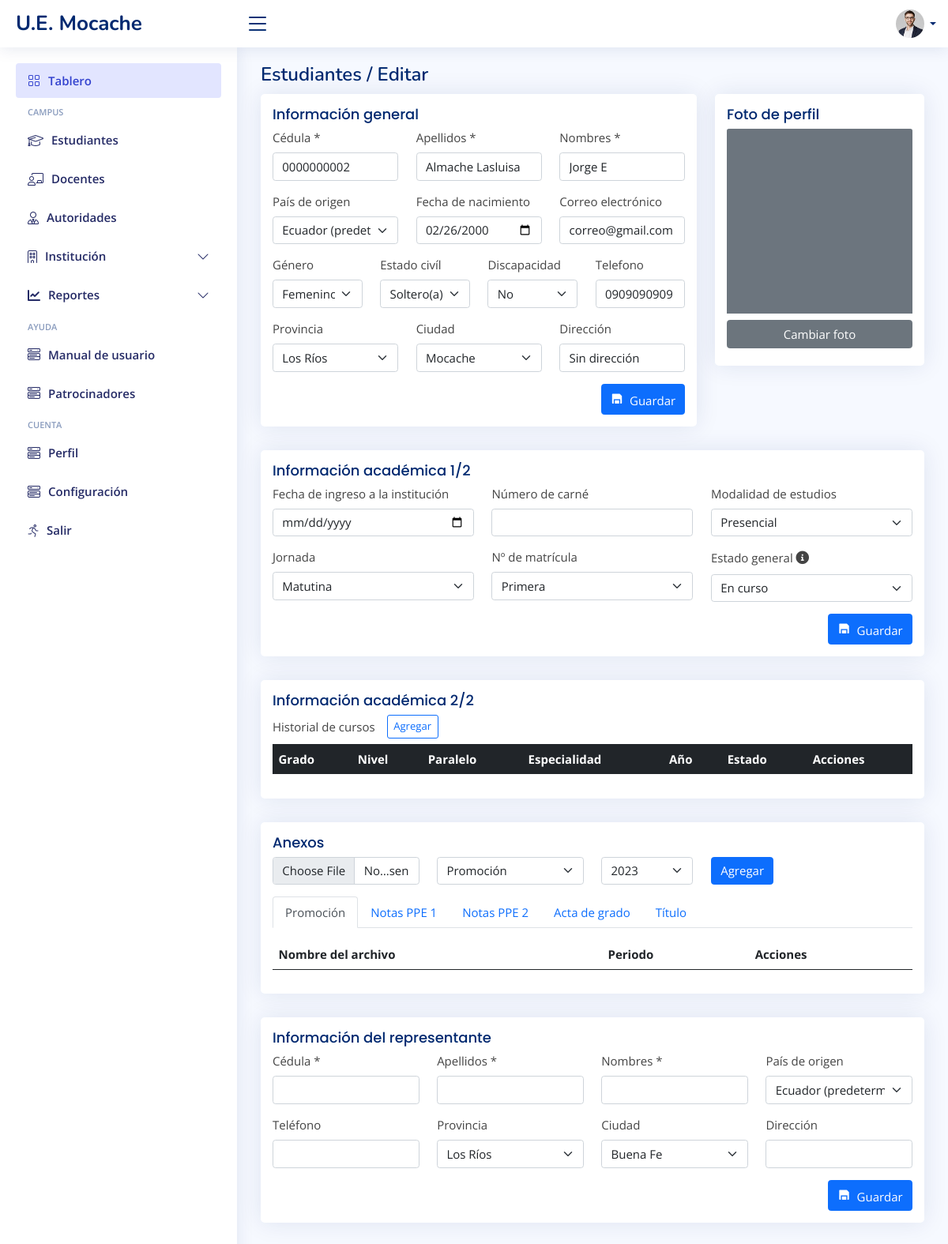
The page /editar-estudiante/2 on the database its author committed.
### Modelos/models.py (models this page shows)
class Estudiante(models.Model):
    cedula = models.CharField(max_length=13, null=False, blank=False) #requerido
    nombres = models.CharField(max_length=60, null=False, blank=False) #requerido
    apellidos = models.CharField(max_length=60, null=False, blank=False) #requerido
    foto_perfil = models.FileField(upload_to = "fotoEstudiantes/%Y", null=True, blank=True)
    pais = models.ForeignKey(Pais, on_delete=models.PROTECT, null=True)
    fecha_nacimiento = models.DateField(null=True, blank=True)
    genero = models.ForeignKey(Genero, on_delete=models.PROTECT, null=True)
    estado_civil = models.ForeignKey(EstadoCivil, on_delete=models.PROTECT, null=True)
    discapacidad = models.ForeignKey(Discapacidad, on_delete=models.PROTECT, null=True)
    correo = models.EmailField(max_length=100, null=True, blank=True)
    celular = models.CharField(max_length=10, null=True, blank=True)
    provincia = models.ForeignKey(Provincia, on_delete=models.PROTECT, null=True)
    ciudad = models.ForeignKey(Ciudad, on_delete=models.PROTECT, null=True)
    direccion = models.CharField(max_length=150, null=True, blank=True)
    eliminado = models.BooleanField(default=False)
    etnia = models.ForeignKey(Etnia, on_delete=models.PROTECT, null=True)

### Secretaria/views/pages.py (the view)
# urls.py: path('editar-estudiante/<int:id_estudiante>', sctr_pages.pageEditarEstudiante, name="editar-estudiante"),
def pageEditarEstudiante(request, id_estudiante):
    if request.method == 'GET':
        estudiante = Estudiante.objects.get(pk = int(id_estudiante))
        paises = Pais.objects.all()
        generos = Genero.objects.all()
        estados_civiles = EstadoCivil.objects.all()
        discapacidades = Discapacidad.objects.all()
        provincias = Provincia.objects.all()
        ciudades = Ciudad.objects.filter(provincia_id = estudiante.provincia.id)
        modalidad_estudios = list(ModalidadEstudio.objects.all().values())
        jornadas = list(Jornada.objects.all().values())
        numeroMatriculas = list(NumeroMatricula.objects.all().values())
        grados = list(Grado.objects.all().values())
        niveles = list(Nivel.objects.all().values())
        paralelos = list(Paralelo.objects.all().values())
        especialidades = list(Especialidad.objects.all().values())
        periodos = list(Periodo.objects.order_by('-id').values())
        estados = list(Estado.objects.all().values())
        tipos_anexos = list(TiposAnexo.objects.all().values())
        return render(request, 'estudiantes/estdnt_editar.html', {
            "estudiante": estudiante,
            "paises": paises,
            "generos": generos,
            "estados_civiles": estados_civiles,
            "discapacidades": discapacidades,
            "provincias": provincias,
            "ciudades": ciudades,
            "modalidad_estudios": modalidad_estudios,
            "jornadas": jornadas,
            "numeroMatriculas": numeroMatriculas,
            "grados": grados,
            "niveles": niveles,
            "paralelos": paralelos,
            "especialidades": especialidades,
            "periodos": periodos,
            "estados": estados,
            "tipos_anexos": tipos_anexos,
        })
    else:
        print("Este método sólo soporta una petición POST")

### Secretaria/templates/estudiantes/estdnt_editar.html (shortened to what this page needs)
{% extends 'estudiantes/estdnt_base.html' %}
{% load static %}
{% block estdnt_base_title_action %}
Editar
{% endblock estdnt_base_title_action %}
{% block estdnt_base_seccion_general %}
	<section class="col-12" id="seccion-info-general">
		<div class="row">
			<div class="col-8">
				<div class="card">
					<div class="card-body">
						<h5 class="card-title">Información general</h5>
						<form id="form-datos-generales" method="post">
							<div class="row">
								<div class="col-4 mb-3">
									<label for="inputCedula" class="form-label">Cédula *</label>
									<input type="text"
										value="{{ estudiante.cedula }}"
										class="form-control"
										id="inputCedula"
										name="inputCedula"
										maxlength="13"
										onkeypress="soloNumerosLetras(event)" required>
								</div>
								<div class="col-4 mb-3">
									<label for="inputApellidos" class="form-label">Apellidos *</label>
									<input type="text"
										value="{{ estudiante.apellidos }}"
										class="form-control"
										id="inputApellidos"
										name="inputApellidos"
										maxlength="60"
										onkeypress="soloLetras(event)" required>
								</div>
								<div class="col-4 mb-3">
									<label for="inputNombres" class="form-label">Nombres *</label>
									<input type="text"
										value="{{ estudiante.nombres }}"
										class="form-control"
										id="inputNombres"
										name="inputNombres"
										maxlength="60"
										onkeypress="soloLetras(event)" required>
								</div>
							</div>
							<div class="row">
								<div class="col-4 mb-3">
									<label for="selecPaisOrigen" class="form-label">País de origen</label>
									<select class="form-select" name="selecPaisOrigen" id="selecPaisOrigen">
										{% for pais in paises %}
											{% if estudiante.pais.id != pais.id %}
												<option value="{{pais.id}}">{{pais.nombre}}</option>
											{% else %}
												<option value="{{pais.id}}" selected>{{pais.nombre}}</option>
											{% endif %}
										{% endfor %}
									</select>
								</div>
								<div class="col-4 mb-3">
									<label for="inputNacimiento" class="form-label">Fecha de nacimiento</label>
									<input type="date"
										class="form-control"
										id="inputNacimiento"
										name="inputNacimiento">
								</div>
								<div class="col-4 mb-3">
									<label for="inputCorreo" class="form-label">Correo electrónico</label>
									<input type="email"
										value="{{ estudiante.correo }}"
										class="form-control"
										id="inputCorreo"
										name="inputCorreo"
										maxlength="100"
										onkeypress="soloCorreo(event)">
								</div>
							</div>
							<div class="row">
								<div class="col-3 mb-3">
									<label for="selecGenero" class="form-label">Género</label>
									<select class="form-select" name="selecGenero" id="selecGenero">
										{% for genero in generos %}
											{% if estudiante.genero.id != genero.id %}
												<option value="{{genero.id}}">{{genero.nombre}}</option>
											{% else %}
												<option value="{{genero.id}}" selected>{{genero.nombre}}</option>
											{% endif %}
										{% endfor %}
									</select>
								</div>
								<div class="col-3 mb-3">
									<label for="selecEstadoCivil" class="form-label">Estado civíl</label>
									<select class="form-select" name="selecEstadoCivil" id="selecEstadoCivil">
										{% for estado_civil in estados_civiles %}
											{% if estudiante.estado_civil.id != estado_civil.id %}
												<option value="{{estado_civil.id}}">{{estado_civil.nombre}}</option>
											{% else %}
												<option value="{{estado_civil.id}}" selected>{{estado_civil.nombre}}</option>
											{% endif %}
										{% endfor %}
									</select>
								</div>
								<div class="col-3 mb-3">
									<label for="selecDiscapacidad" class="form-label">Discapacidad</label>
									<select class="form-select" name="selecDiscapacidad" id="selecDiscapacidad">
										{% for discapacidad in discapacidades %}
											{% if estudiante.discapacidad.id != discapacidad.id %}
												<option value="{{discapacidad.id}}">{{discapacidad.nombre}}</option>
											{% else %}
												<option value="{{discapacidad.id}}" selected>{{discapacidad.nombre}}</option>
											{% endif %}
										{% endfor %}
									</select>
								</div>
								<div class="col-3 mb-3">
									<label for="inputTelefono" class="form-label">Telefono</label>
									<input type="phone"
										value="{{ estudiante.celular }}"
										class="form-control"
										id="inputTelefono"
										name="inputTelefono"
										onkeypress="soloTelefono(event)"
										maxlength="10">
								</div>
							</div>
							<div class="row">
								<div class="col-4">
									<label for="selecProvincia" class="form-label">Provincia</label>
									<select class="form-select" name="selecProvincia" id="selecProvincia">
										{% for provincia in provincias %}
											{% if estudiante.provincia.id != provincia.id %}
												<option value="{{ provincia.id }}">{{ provincia.nombre }}</option>
											{% else %}
												<option value="{{provincia.id}}" selected>{{provincia.nombre}}</option>
											{% endif %}
										{% endfor %}
									</select>
								</div>
								<div class="col-4">
									<label for="selecCiudad" class="form-label">Ciudad</label>
									<select class="form-select" name="selecCiudad" id="selecCiudad">
										{% for ciudad in ciudades %}
											{% if estudiante.ciudad.id != ciudad.id %}
												<option value="{{ ciudad.id }}">{{ ciudad.nombre }}</option>
											{% else %}
												<option value="{{ ciudad.id }}" selected>{{ ciudad.nombre }}</option>
											{% endif %}
										{% endfor %}
									</select>
								</div>
								<div class="col-4">
									<div class="mb-3">
										<label for="inputDireccion" class="form-label">Dirección</label>
										<input type="text"
											value="{{ estudiante.direccion }}"
											class="form-control"
											name="inputDireccion"
											id="inputDireccion"
											maxlength="60"
											onkeypress="soloDirecciones(event)">
									</div>
								</div>
							</div>
							<div class="d-flex justify-content-end">
								<button type="submit" class="btn btn-primary" id="btnGuardarInfoGeneral"><i class="ri-save-fill me-1"></i> Guardar</button>
							</div>
						</form>
					</div>
				</div>
			</div>
			<div class="col-4">
				<div class="card">
					<div class="card-body">
						<h5 class="card-title">Foto de perfil</h5>
						<form id="form-foto-perfil">
							<div class="d-flex justify-content-center img-background mb-2">
								<img src="{{ estudiante.foto_perfil.url }}"
										id="imgSubida" class="card-img-top" alt="...">
							</div>
							<button type="button"
								class="btn btn-secondary w-100 mb-2"
								id="btnCambiarFoto">Cambiar foto</button>
						</form>
					</div>
				</div>
			</div>
		</div>
	</section>
{% endblock estdnt_base_seccion_general %}

### static/css/secretaria/style.css (style rules this page uses)
:root { scroll-behavior: smooth; font-size: 15px; }
body { font-family: "Open Sans", sans-serif; background: #f6f9ff; color: #444444; }
h1, h2, h3, h4, h5, h6 { font-family: "Nunito", sans-serif; }
.card { margin-bottom: 30px; border: none; border-radius: 5px; box-shadow: 0px 0 30px rgba(1, 41, 112, 0.1); }
.card-title { font-size: 18px; font-weight: 500; color: #012970; font-family: "Poppins", sans-serif; }

### rows shown on the page
Estudiante: inputCedula "0000000002", inputApellidos "Almache Lasluisa", inputNombres "Jorge E", inputCorreo "correo@gmail.com", inputTelefono "0909090909", inputDireccion "Sin dirección", foto_perfil (picture)

### other values the page prints
form field selecPaisOrigen "Ecuador (predeterminado)"
form field selecGenero "Femenino"
form field selecEstadoCivil "Soltero(a)"
form field selecDiscapacidad "No"
form field selecProvincia "Los Ríos"
form field selecCiudad "Mocache"
form field selecModalidaEstudios "Presencial"
form field selecJornada "Matutina"
form field selecMatricula "Primera"
form field selecEstadoGeneral "En curso"
form field selecTipoAnexo "Promoción"
form field selecPeriodoAnexo "2023"
form field selecPaisOrigenRep "Ecuador (predeterminado)"
form field selecProvinciaRep "Los Ríos"
form field selecCiudadRep "Buena Fe"
